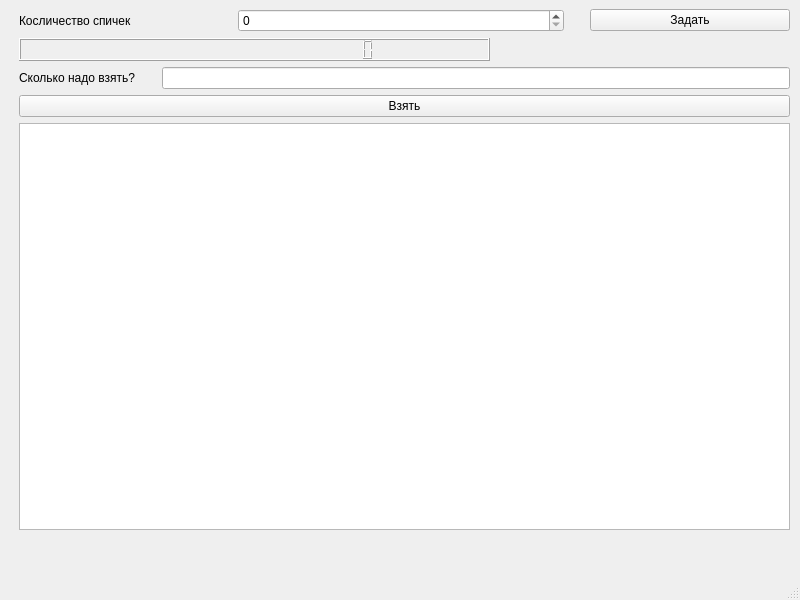
<?xml version="1.0" encoding="UTF-8"?>
<ui version="4.0">
 <class>MainWindow</class>
 <widget class="QMainWindow" name="MainWindow">
  <property name="geometry">
   <rect>
    <x>0</x>
    <y>0</y>
    <width>800</width>
    <height>600</height>
   </rect>
  </property>
  <property name="windowTitle">
   <string>MainWindow</string>
  </property>
  <widget class="QWidget" name="centralwidget">
   <widget class="QWidget" name="verticalLayoutWidget">
    <property name="geometry">
     <rect>
      <x>19</x>
      <y>9</y>
      <width>771</width>
      <height>521</height>
     </rect>
    </property>
    <layout class="QVBoxLayout" name="verticalLayout">
     <item>
      <layout class="QHBoxLayout" name="horizontalLayout">
       <item>
        <widget class="QLabel" name="label">
         <property name="sizePolicy">
          <sizepolicy hsizetype="Fixed" vsizetype="Preferred">
           <horstretch>0</horstretch>
           <verstretch>0</verstretch>
          </sizepolicy>
         </property>
         <property name="minimumSize">
          <size>
           <width>100</width>
           <height>0</height>
          </size>
         </property>
         <property name="baseSize">
          <size>
           <width>0</width>
           <height>0</height>
          </size>
         </property>
         <property name="styleSheet">
          <string notr="true">font: 11pt &quot;MS Shell Dlg 2&quot;;</string>
         </property>
         <property name="text">
          <string>Косличество спичек</string>
         </property>
        </widget>
       </item>
       <item>
        <spacer name="horizontalSpacer">
         <property name="orientation">
          <enum>Qt::Horizontal</enum>
         </property>
         <property name="sizeType">
          <enum>QSizePolicy::Fixed</enum>
         </property>
         <property name="sizeHint" stdset="0">
          <size>
           <width>100</width>
           <height>20</height>
          </size>
         </property>
        </spacer>
       </item>
       <item>
        <widget class="QSpinBox" name="nom">
         <property name="styleSheet">
          <string notr="true">font: 11pt &quot;MS Shell Dlg 2&quot;;</string>
         </property>
        </widget>
       </item>
       <item>
        <spacer name="horizontalSpacer_2">
         <property name="orientation">
          <enum>Qt::Horizontal</enum>
         </property>
         <property name="sizeType">
          <enum>QSizePolicy::Fixed</enum>
         </property>
         <property name="sizeHint" stdset="0">
          <size>
           <width>20</width>
           <height>20</height>
          </size>
         </property>
        </spacer>
       </item>
       <item>
        <widget class="QPushButton" name="order">
         <property name="sizePolicy">
          <sizepolicy hsizetype="Fixed" vsizetype="Fixed">
           <horstretch>0</horstretch>
           <verstretch>0</verstretch>
          </sizepolicy>
         </property>
         <property name="minimumSize">
          <size>
           <width>200</width>
           <height>0</height>
          </size>
         </property>
         <property name="text">
          <string>Задать</string>
         </property>
        </widget>
       </item>
      </layout>
     </item>
     <item>
      <layout class="QHBoxLayout" name="horizontalLayout_2">
       <item>
        <widget class="QLCDNumber" name="lcdNumber">
         <property name="contextMenuPolicy">
          <enum>Qt::PreventContextMenu</enum>
         </property>
         <property name="layoutDirection">
          <enum>Qt::LeftToRight</enum>
         </property>
         <property name="styleSheet">
          <string notr="true">font: 6pt &quot;MS Shell Dlg 2&quot;;</string>
         </property>
         <property name="smallDecimalPoint">
          <bool>true</bool>
         </property>
         <property name="digitCount">
          <number>20</number>
         </property>
        </widget>
       </item>
       <item>
        <spacer name="horizontalSpacer_3">
         <property name="orientation">
          <enum>Qt::Horizontal</enum>
         </property>
         <property name="sizeType">
          <enum>QSizePolicy::Fixed</enum>
         </property>
         <property name="sizeHint" stdset="0">
          <size>
           <width>300</width>
           <height>20</height>
          </size>
         </property>
        </spacer>
       </item>
      </layout>
     </item>
     <item>
      <layout class="QHBoxLayout" name="horizontalLayout_3">
       <item>
        <widget class="QLabel" name="label_2">
         <property name="styleSheet">
          <string notr="true">font: 11pt &quot;MS Shell Dlg 2&quot;;</string>
         </property>
         <property name="text">
          <string>Сколько надо взять?</string>
         </property>
        </widget>
       </item>
       <item>
        <spacer name="horizontalSpacer_4">
         <property name="orientation">
          <enum>Qt::Horizontal</enum>
         </property>
         <property name="sizeType">
          <enum>QSizePolicy::Fixed</enum>
         </property>
         <property name="sizeHint" stdset="0">
          <size>
           <width>20</width>
           <height>20</height>
          </size>
         </property>
        </spacer>
       </item>
       <item>
        <widget class="QLineEdit" name="howShouldTake">
         <property name="styleSheet">
          <string notr="true">font: 11pt &quot;MS Shell Dlg 2&quot;;</string>
         </property>
        </widget>
       </item>
      </layout>
     </item>
     <item>
      <layout class="QHBoxLayout" name="horizontalLayout_4">
       <item>
        <widget class="QPushButton" name="take">
         <property name="styleSheet">
          <string notr="true">font: 11pt &quot;MS Shell Dlg 2&quot;;</string>
         </property>
         <property name="text">
          <string>Взять</string>
         </property>
        </widget>
       </item>
      </layout>
     </item>
     <item>
      <layout class="QHBoxLayout" name="horizontalLayout_5">
       <item>
        <widget class="QListWidget" name="listWidget"/>
       </item>
      </layout>
     </item>
    </layout>
   </widget>
  </widget>
  <widget class="QMenuBar" name="menubar">
   <property name="geometry">
    <rect>
     <x>0</x>
     <y>0</y>
     <width>800</width>
     <height>26</height>
    </rect>
   </property>
  </widget>
  <widget class="QStatusBar" name="statusbar"/>
 </widget>
 <resources/>
 <connections/>
</ui>
